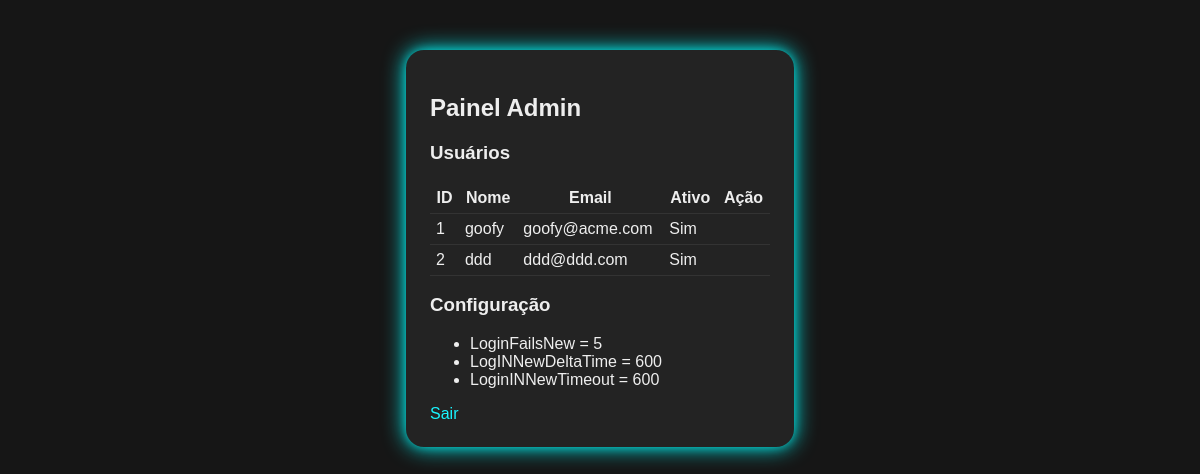
The page /admin (signed in) on the database its author committed.
### models.py (models this page shows)
class User(Base):
    __tablename__ = "users"
    id = Column(Integer, primary_key=True, index=True)
    user = Column(String, unique=True, nullable=False)
    company = Column(String, nullable=True)
    phone = Column(String, nullable=True)
    email = Column(String, unique=True, nullable=False)
    password_hash = Column(String, nullable=False)
    class_field = Column(String(5), default="00000")
    is_active = Column(Boolean, default=False)
    created_at = Column(DateTime, default=datetime.now)
    last_used_at = Column(DateTime, default=datetime.now)
    last_accessed_ip = Column(String, nullable=True)

class ConfigVar(Base):
    __tablename__ = "config"
    id = Column(Integer, primary_key=True)
    variable = Column(String, unique=True)
    value = Column(String)

### main.py (the view)
@app.get("/admin", response_class=HTMLResponse)
def admin_panel(request: Request, db: Session = Depends(get_db)):
    user_id = request.session.get("user_id")
    user_class = request.session.get("user_class", "")
    if not user_id or not (user_class and user_class[-1] >= "5"):
        return RedirectResponse(url="/login")
    users = db.query(User).all()
    config = db.query(ConfigVar).all()
    return templates.TemplateResponse("admin_panel.html", {"request": request, "users": users, "config": config})

### templates/admin_panel.html (shortened to what this page needs)
<!DOCTYPE html>
<html>
<head>
    <link rel="stylesheet" href="/static/neon.css">
</head>
<body>
    <div class="neon-card">
        <h2>Painel Admin</h2>
        <h3>Usuários</h3>
        <table>
            <tr><th>ID</th><th>Nome</th><th>Email</th><th>Ativo</th><th>Ação</th></tr>
            {% for user in users %}
                <tr>
                    <td>{{ user.id }}</td>
                    <td>{{ user.user }}</td>
                    <td>{{ user.email }}</td>
                    <td>{{ 'Sim' if user.is_active else 'Não' }}</td>
                    <td>
                    </td>
                </tr>
            {% endfor %}
        </table>
        <h3>Configuração</h3>
        <ul>
            {% for c in config %}
                <li>{{ c.variable }} = {{ c.value }}</li>
            {% endfor %}
        </ul>
        <a href="/logout">Sair</a>
    </div>
</body>
</html>

### static/neon.css (style rules this page uses)
body { background: #161616; color: #eee; font-family: Arial, sans-serif; }
.neon-card { background: #232323; border-radius: 18px; padding: 24px; margin: 50px auto; width: 340px; box-shadow: 0 0 22px #0ff, 0 0 8px #0ff6; }
a { color: #19f5ff; text-decoration: none; }
table { width: 100%; margin: 10px 0; border-collapse: collapse; }
th, td { border-bottom: 1px solid #333; padding: 6px; }

### rows shown on the page
User: id "1", user "goofy", email "goofy@acme.com", is_active "Sim"
User: id "2", user "ddd", email "ddd@ddd.com", is_active "Sim"
ConfigVar: variable "LoginFailsNew", value "5"
ConfigVar: variable "LogINNewDeltaTime", value "600"
ConfigVar: variable "LoginINNewTimeout", value "600"
